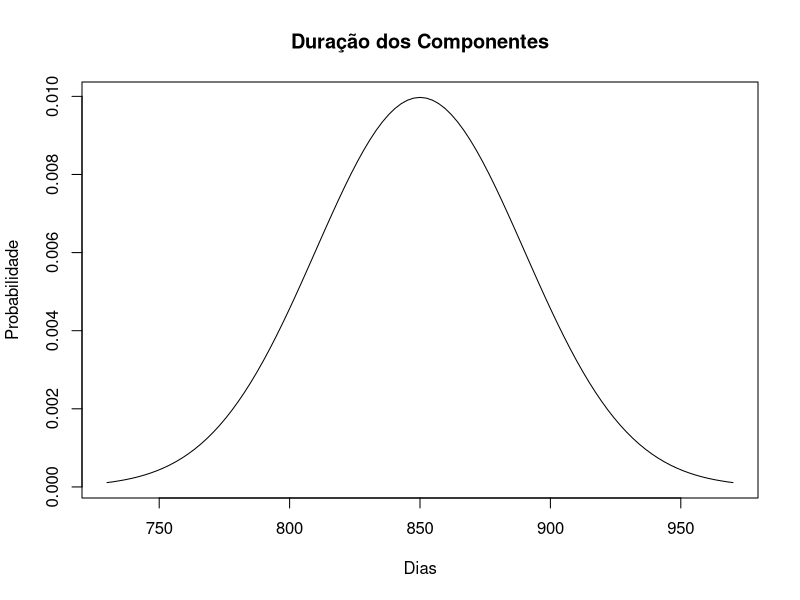

Source code (R):
pnorm(1000,mean = 850,sd = 40)-pnorm(700,mean = 850,sd = 40)  #A -- Para P(700 < x< 1000)
1-pnorm(800, mean = 850, sd = 40)     # B-- Para P(X > 800)
pnorm(750, mean = 850, sd = 40)       # C-- Para P(X < 750)

curve(dnorm(x,mean = 850,sd = 40),850 - 3*40,850 + 3*40,xlab = "Dias", ylab = "Probabilidade", main = "Duração dos Componentes")
